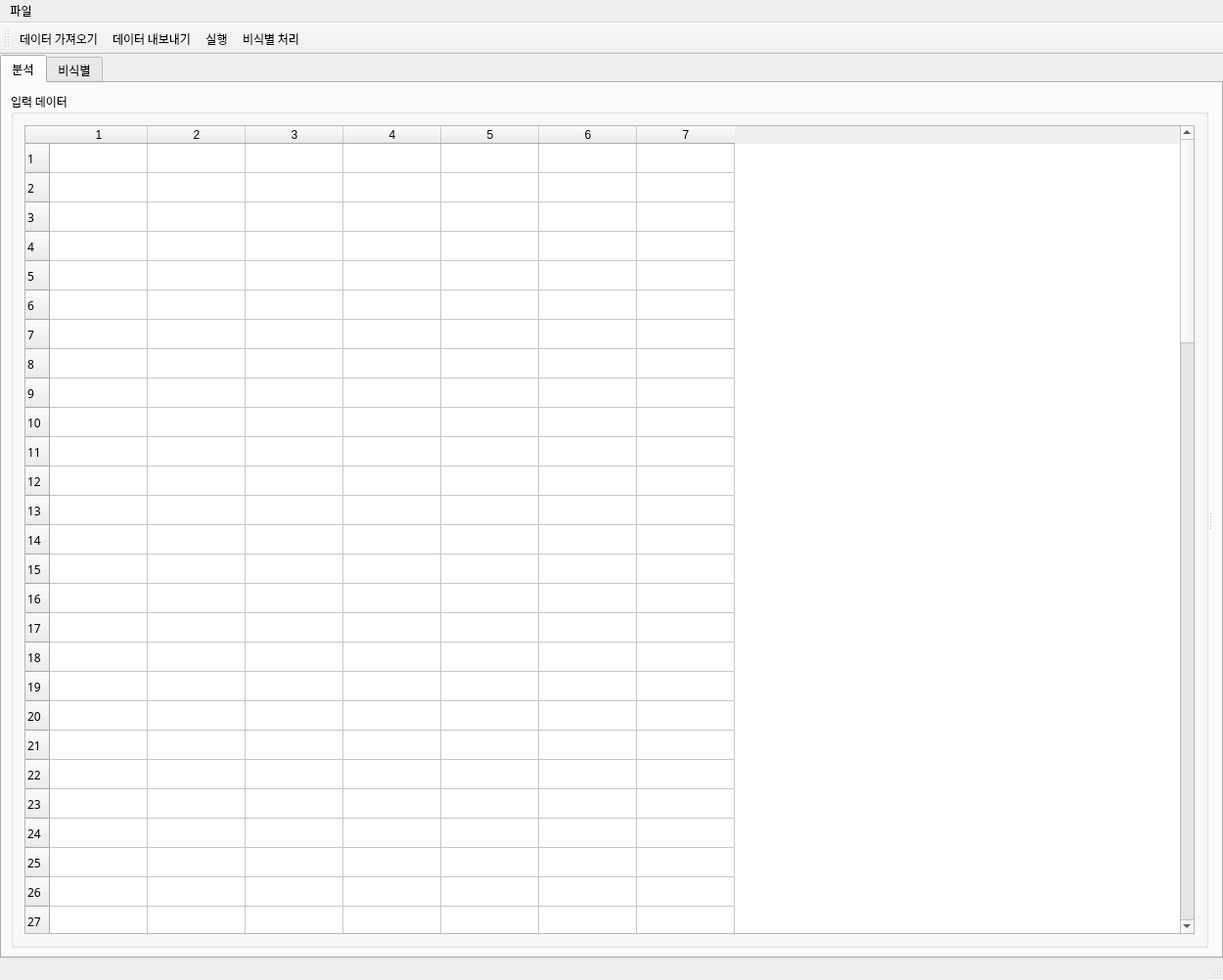
<?xml version="1.0" encoding="UTF-8"?>
<ui version="4.0">
 <class>mainwindow</class>
 <widget class="QMainWindow" name="mainwindow">
  <property name="enabled">
   <bool>true</bool>
  </property>
  <property name="geometry">
   <rect>
    <x>0</x>
    <y>0</y>
    <width>1250</width>
    <height>1002</height>
   </rect>
  </property>
  <property name="sizePolicy">
   <sizepolicy hsizetype="Preferred" vsizetype="Preferred">
    <horstretch>0</horstretch>
    <verstretch>0</verstretch>
   </sizepolicy>
  </property>
  <property name="windowTitle">
   <string>NonIdetifier_D&amp;D</string>
  </property>
  <property name="windowIcon">
   <iconset>
    <normaloff>../../../../../Documents/brotherinvest/이미지/kshield.jpg</normaloff>
    <normalon>../../../../../Documents/brotherinvest/이미지/kshield.jpg</normalon>../../../../../Documents/brotherinvest/이미지/kshield.jpg</iconset>
  </property>
  <widget class="QWidget" name="centralwidget">
   <property name="sizePolicy">
    <sizepolicy hsizetype="Preferred" vsizetype="Preferred">
     <horstretch>0</horstretch>
     <verstretch>0</verstretch>
    </sizepolicy>
   </property>
   <layout class="QGridLayout" name="gridLayout_13">
    <property name="leftMargin">
     <number>0</number>
    </property>
    <property name="topMargin">
     <number>0</number>
    </property>
    <property name="rightMargin">
     <number>0</number>
    </property>
    <property name="bottomMargin">
     <number>0</number>
    </property>
    <item row="0" column="0">
     <widget class="QTabWidget" name="tabWidget">
      <property name="sizePolicy">
       <sizepolicy hsizetype="Preferred" vsizetype="Preferred">
        <horstretch>0</horstretch>
        <verstretch>0</verstretch>
       </sizepolicy>
      </property>
      <property name="font">
       <font>
        <family>맑은 고딕</family>
       </font>
      </property>
      <property name="currentIndex">
       <number>0</number>
      </property>
      <widget class="QWidget" name="AnalysisTab">
       <property name="sizePolicy">
        <sizepolicy hsizetype="Preferred" vsizetype="Preferred">
         <horstretch>0</horstretch>
         <verstretch>0</verstretch>
        </sizepolicy>
       </property>
       <attribute name="title">
        <string>분석</string>
       </attribute>
       <layout class="QGridLayout" name="gridLayout_11">
        <item row="0" column="0">
         <widget class="QSplitter" name="splitter_2">
          <property name="orientation">
           <enum>Qt::Horizontal</enum>
          </property>
          <widget class="QGroupBox" name="INPUTbox">
           <property name="sizePolicy">
            <sizepolicy hsizetype="Preferred" vsizetype="Preferred">
             <horstretch>0</horstretch>
             <verstretch>0</verstretch>
            </sizepolicy>
           </property>
           <property name="title">
            <string>입력 데이터</string>
           </property>
           <layout class="QGridLayout" name="gridLayout_2">
            <property name="leftMargin">
             <number>11</number>
            </property>
            <property name="topMargin">
             <number>11</number>
            </property>
            <property name="rightMargin">
             <number>11</number>
            </property>
            <property name="bottomMargin">
             <number>11</number>
            </property>
            <item row="0" column="0">
             <widget class="QTableWidget" name="INPUTtable">
              <property name="sizePolicy">
               <sizepolicy hsizetype="Preferred" vsizetype="Preferred">
                <horstretch>0</horstretch>
                <verstretch>0</verstretch>
               </sizepolicy>
              </property>
              <property name="rowCount">
               <number>100</number>
              </property>
              <property name="columnCount">
               <number>7</number>
              </property>
              <row/>
              <row/>
              <row/>
              <row/>
              <row/>
              <row/>
              <row/>
              <row/>
              <row/>
              <row/>
              <row/>
              <row/>
              <row/>
              <row/>
              <row/>
              <row/>
              <row/>
              <row/>
              <row/>
              <row/>
              <row/>
              <row/>
              <row/>
              <row/>
              <row/>
              <row/>
              <row/>
              <row/>
              <row/>
              <row/>
              <row/>
              <row/>
              <row/>
              <row/>
              <row/>
              <row/>
              <row/>
              <row/>
              <row/>
              <row/>
              <row/>
              <row/>
              <row/>
              <row/>
              <row/>
              <row/>
              <row/>
              <row/>
              <row/>
              <row/>
              <row/>
              <row/>
              <row/>
              <row/>
              <row/>
              <row/>
              <row/>
              <row/>
              <row/>
              <row/>
              <row/>
              <row/>
              <row/>
              <row/>
              <row/>
              <row/>
              <row/>
              <row/>
              <row/>
              <row/>
              <row/>
              <row/>
              <row/>
              <row/>
              <row/>
              <row/>
              <row/>
              <row/>
              <row/>
              <row/>
              <row/>
              <row/>
              <row/>
              <row/>
              <row/>
              <row/>
              <row/>
              <row/>
              <row/>
              <row/>
              <row/>
              <row/>
              <row/>
              <row/>
              <row/>
              <row/>
              <row/>
              <row/>
              <row/>
              <row/>
              <column/>
              <column/>
              <column/>
              <column/>
              <column/>
              <column/>
              <column/>
             </widget>
            </item>
            <item row="0" column="1">
             <layout class="QVBoxLayout" name="verticalLayout_2"/>
            </item>
           </layout>
          </widget>
          <widget class="QSplitter" name="splitter_3">
           <property name="sizePolicy">
            <sizepolicy hsizetype="Preferred" vsizetype="Expanding">
             <horstretch>0</horstretch>
             <verstretch>0</verstretch>
            </sizepolicy>
           </property>
           <property name="orientation">
            <enum>Qt::Vertical</enum>
           </property>
          </widget>
         </widget>
        </item>
       </layout>
      </widget>
      <widget class="QWidget" name="DeidentifierTab">
       <property name="sizePolicy">
        <sizepolicy hsizetype="Preferred" vsizetype="Preferred">
         <horstretch>0</horstretch>
         <verstretch>0</verstretch>
        </sizepolicy>
       </property>
       <attribute name="title">
        <string>비식별</string>
       </attribute>
       <layout class="QGridLayout" name="gridLayout_9">
        <item row="0" column="0">
         <widget class="QGroupBox" name="groupBox">
          <property name="title">
           <string/>
          </property>
          <layout class="QGridLayout" name="gridLayout_7">
           <property name="leftMargin">
            <number>11</number>
           </property>
           <property name="topMargin">
            <number>0</number>
           </property>
           <property name="rightMargin">
            <number>11</number>
           </property>
           <property name="bottomMargin">
            <number>0</number>
           </property>
           <item row="0" column="0">
            <widget class="QSplitter" name="splitter_4">
             <property name="orientation">
              <enum>Qt::Vertical</enum>
             </property>
             <widget class="QGroupBox" name="INPUTDATAbox">
              <property name="sizePolicy">
               <sizepolicy hsizetype="Preferred" vsizetype="Preferred">
                <horstretch>0</horstretch>
                <verstretch>0</verstretch>
               </sizepolicy>
              </property>
              <property name="title">
               <string>데이터 비교</string>
              </property>
              <layout class="QGridLayout" name="gridLayout_8">
               <property name="leftMargin">
                <number>11</number>
               </property>
               <property name="topMargin">
                <number>0</number>
               </property>
               <property name="rightMargin">
                <number>11</number>
               </property>
               <property name="bottomMargin">
                <number>11</number>
               </property>
               <item row="0" column="0">
                <widget class="QSplitter" name="splitter_5">
                 <property name="orientation">
                  <enum>Qt::Horizontal</enum>
                 </property>
                 <widget class="QTableWidget" name="INPUTDATAtable">
                  <property name="sizePolicy">
                   <sizepolicy hsizetype="Preferred" vsizetype="Preferred">
                    <horstretch>0</horstretch>
                    <verstretch>0</verstretch>
                   </sizepolicy>
                  </property>
                  <property name="editTriggers">
                   <set>QAbstractItemView::NoEditTriggers</set>
                  </property>
                  <property name="rowCount">
                   <number>100</number>
                  </property>
                  <property name="columnCount">
                   <number>7</number>
                  </property>
                  <row/>
                  <row/>
                  <row/>
                  <row/>
                  <row/>
                  <row/>
                  <row/>
                  <row/>
                  <row/>
                  <row/>
                  <row/>
                  <row/>
                  <row/>
                  <row/>
                  <row/>
                  <row/>
                  <row/>
                  <row/>
                  <row/>
                  <row/>
                  <row/>
                  <row/>
                  <row/>
                  <row/>
                  <row/>
                  <row/>
                  <row/>
                  <row/>
                  <row/>
                  <row/>
                  <row/>
                  <row/>
                  <row/>
                  <row/>
                  <row/>
                  <row/>
                  <row/>
                  <row/>
                  <row/>
                  <row/>
                  <row/>
                  <row/>
                  <row/>
                  <row/>
                  <row/>
                  <row/>
                  <row/>
                  <row/>
                  <row/>
                  <row/>
                  <row/>
                  <row/>
                  <row/>
                  <row/>
                  <row/>
                  <row/>
                  <row/>
                  <row/>
                  <row/>
                  <row/>
                  <row/>
                  <row/>
                  <row/>
                  <row/>
                  <row/>
                  <row/>
                  <row/>
                  <row/>
                  <row/>
                  <row/>
                  <row/>
                  <row/>
                  <row/>
                  <row/>
                  <row/>
                  <row/>
                  <row/>
                  <row/>
                  <row/>
                  <row/>
                  <row/>
                  <row/>
                  <row/>
                  <row/>
                  <row/>
                  <row/>
                  <row/>
                  <row/>
                  <row/>
                  <row/>
                  <row/>
                  <row/>
                  <row/>
                  <row/>
                  <row/>
                  <row/>
                  <row/>
                  <row/>
                  <row/>
                  <row/>
                  <column/>
                  <column/>
                  <column/>
                  <column/>
                  <column/>
                  <column/>
                  <column/>
                 </widget>
                 <widget class="QTableWidget" name="OUTPUTDATAtable">
                  <property name="sizePolicy">
                   <sizepolicy hsizetype="Preferred" vsizetype="Preferred">
                    <horstretch>0</horstretch>
                    <verstretch>0</verstretch>
                   </sizepolicy>
                  </property>
                  <property name="editTriggers">
                   <set>QAbstractItemView::NoEditTriggers</set>
                  </property>
                  <property name="rowCount">
                   <number>100</number>
                  </property>
                  <property name="columnCount">
                   <number>7</number>
                  </property>
                  <row/>
                  <row/>
                  <row/>
                  <row/>
                  <row/>
                  <row/>
                  <row/>
                  <row/>
                  <row/>
                  <row/>
                  <row/>
                  <row/>
                  <row/>
                  <row/>
                  <row/>
                  <row/>
                  <row/>
                  <row/>
                  <row/>
                  <row/>
                  <row/>
                  <row/>
                  <row/>
                  <row/>
                  <row/>
                  <row/>
                  <row/>
                  <row/>
                  <row/>
                  <row/>
                  <row/>
                  <row/>
                  <row/>
                  <row/>
                  <row/>
                  <row/>
                  <row/>
                  <row/>
                  <row/>
                  <row/>
                  <row/>
                  <row/>
                  <row/>
                  <row/>
                  <row/>
                  <row/>
                  <row/>
                  <row/>
                  <row/>
                  <row/>
                  <row/>
                  <row/>
                  <row/>
                  <row/>
                  <row/>
                  <row/>
                  <row/>
                  <row/>
                  <row/>
                  <row/>
                  <row/>
                  <row/>
                  <row/>
                  <row/>
                  <row/>
                  <row/>
                  <row/>
                  <row/>
                  <row/>
                  <row/>
                  <row/>
                  <row/>
                  <row/>
                  <row/>
                  <row/>
                  <row/>
                  <row/>
                  <row/>
                  <row/>
                  <row/>
                  <row/>
                  <row/>
                  <row/>
                  <row/>
                  <row/>
                  <row/>
                  <row/>
                  <row/>
                  <row/>
                  <row/>
                  <row/>
                  <row/>
                  <row/>
                  <row/>
                  <row/>
                  <row/>
                  <row/>
                  <row/>
                  <row/>
                  <row/>
                  <column/>
                  <column/>
                  <column/>
                  <column/>
                  <column/>
                  <column/>
                  <column/>
                 </widget>
                </widget>
               </item>
              </layout>
             </widget>
             <widget class="QTabWidget" name="tabWidget_2">
              <property name="currentIndex">
               <number>0</number>
              </property>
              <widget class="QWidget" name="CorrelationGraph">
               <attribute name="title">
                <string> 상관 관계 그래프</string>
               </attribute>
               <layout class="QGridLayout" name="gridLayout">
                <item row="0" column="0">
                 <widget class="QSplitter" name="splitter_6">
                  <property name="orientation">
                   <enum>Qt::Horizontal</enum>
                  </property>
                  <widget class="QWidget" name="horizontalLayoutWidget">
                   <layout class="QHBoxLayout" name="inputGraph1"/>
                  </widget>
                  <widget class="QWidget" name="horizontalLayoutWidget_2">
                   <layout class="QHBoxLayout" name="outputGraph1"/>
                  </widget>
                 </widget>
                </item>
               </layout>
              </widget>
              <widget class="QWidget" name="RiskGraph">
               <attribute name="title">
                <string>위험 그래프</string>
               </attribute>
               <layout class="QGridLayout" name="gridLayout_12">
                <item row="0" column="0">
                 <widget class="QSplitter" name="splitter_7">
                  <property name="orientation">
                   <enum>Qt::Horizontal</enum>
                  </property>
                  <widget class="MplWidget" name="inputGraph" native="true"/>
                  <widget class="MplWidget" name="outputGraph" native="true"/>
                 </widget>
                </item>
               </layout>
              </widget>
             </widget>
            </widget>
           </item>
          </layout>
         </widget>
        </item>
       </layout>
      </widget>
     </widget>
    </item>
   </layout>
  </widget>
  <widget class="QStatusBar" name="statusbar"/>
  <widget class="QToolBar" name="toolBar">
   <property name="font">
    <font>
     <family>맑은 고딕</family>
     <underline>false</underline>
    </font>
   </property>
   <property name="windowTitle">
    <string>toolBar</string>
   </property>
   <attribute name="toolBarArea">
    <enum>TopToolBarArea</enum>
   </attribute>
   <attribute name="toolBarBreak">
    <bool>false</bool>
   </attribute>
   <addaction name="actionimport_data"/>
   <addaction name="actionsave_data"/>
   <addaction name="actionRun"/>
   <addaction name="actionNonIdentifier"/>
  </widget>
  <widget class="QMenuBar" name="menuBar">
   <property name="geometry">
    <rect>
     <x>0</x>
     <y>0</y>
     <width>1250</width>
     <height>38</height>
    </rect>
   </property>
   <widget class="QMenu" name="menuFILE">
    <property name="title">
     <string>파일</string>
    </property>
    <addaction name="actionimport_data"/>
    <addaction name="actionsave_data"/>
    <addaction name="actionEXIT"/>
   </widget>
   <addaction name="menuFILE"/>
  </widget>
  <action name="actionimport_data">
   <property name="text">
    <string>데이터 가져오기</string>
   </property>
  </action>
  <action name="actionsave_data">
   <property name="text">
    <string>데이터 내보내기</string>
   </property>
  </action>
  <action name="actionEXIT">
   <property name="text">
    <string>나가기</string>
   </property>
  </action>
  <action name="actionRun">
   <property name="text">
    <string>실행</string>
   </property>
  </action>
  <action name="actionStop">
   <property name="text">
    <string>Stop</string>
   </property>
  </action>
  <action name="actionNonIdentifier">
   <property name="text">
    <string>비식별 처리</string>
   </property>
  </action>
  <action name="actionnew_project">
   <property name="text">
    <string>new project</string>
   </property>
  </action>
 </widget>
 <customwidgets>
  <customwidget>
   <class>MplWidget</class>
   <extends>QWidget</extends>
   <header location="global">mplwidget.h</header>
   <container>1</container>
  </customwidget>
 </customwidgets>
 <resources/>
 <connections/>
</ui>
